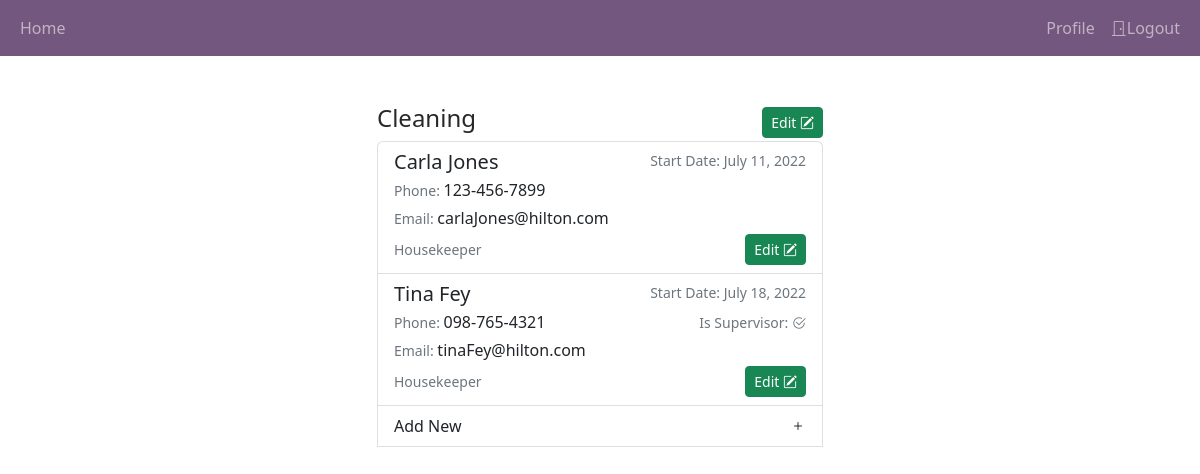
The app's page /1/1/ (signed in) with its own data.
### main_register/models.py (models this page shows, shortened)
class Department(models.Model):
    name = models.CharField(max_length=150)
    employees = models.ManyToManyField(Employee)
    department_head = models.ForeignKey(Employee, on_delete=models.CASCADE, related_name='department_head', null=True, blank=True)
    user = models.ForeignKey(settings.AUTH_USER_MODEL, on_delete=models.CASCADE)

class Employee(models.Model):
    email = models.EmailField(_('email address'))
    first_name = models.CharField(max_length=150)
    last_name = models.CharField(max_length=150)
    phone_number = models.CharField(max_length=17)
    start_date = models.DateField()
    title = models.CharField(max_length=150)
    is_supervisor = models.BooleanField()
    user = models.ForeignKey(settings.AUTH_USER_MODEL, on_delete=models.CASCADE)

### main_register/views.py (the view, shortened to what this page needs)
# urls.py: path('<int:company>/<int:department>/', views.employee_page, name='employee_page'),
@login_required
def employee_page(response, company, department):
    user = response.user
    employee_form = EmployeeForm()
    department = user.department_set.get(id=department)
    employees = department.employees.all()
    values_dict = {
        'user': user,
        'employees': employees,
        'employee_form': employee_form,
        'department': department,
        'company_id' : company
        }
    return render(response, 'main_register/employee_page.html',values_dict)

### main_register/templates/main_register/employee_page.html (shortened to what this page needs)
{% extends 'main_register/base.html' %}
{% load static %}
{% block header %}
<link href="{% static 'main_register/css/styles.css' %}" rel="stylesheet">
{% endblock %}
{% load crispy_forms_tags %}
{% block content %}
<div class="row justify-content-center">
    <div class="col-5">
        <div class="d-flex align-items-center justify-content-between">
            <h4><a href="{% url 'department_page' company_id %}">
                {{ department.name }}
            </a></h4>
            <a href="{% url 'department_edit' department.id %}">
                <button class="btn btn-success btn-sm">
                    Edit
                    <i class="bi bi-pencil-square"></i>
                </button>
            </a>
        </div>
        <div class="list-group">
            {% for employee in employees %}
            <li id="view-instance" class="list-group-item">
                <div class="d-flex w-100 justify-content-between">
                    <h5 class="mb-1">{{ employee.first_name }} {{ employee.last_name }}</h5>
                    <small class="text-muted">Start Date: {{ employee.start_date }}</small>
                </div>
                <div class="mb-1 d-flex justify-content-between">
                    <div>
                        <small class="text-muted">Phone: </small>
                        {{ employee.phone_number }}
                    </div>
                    {% if employee.is_supervisor == True %}
                        <div>
                            <small class="text-muted">
                                Is Supervisor:
                                <i class="bi bi-check2-circle"></i>
                            </small>
                        </div>
                    {% endif %}
                </div>
                <p class="mb-1">
                    <small class="text-muted">Email: </small>
                    {{ employee.email }}
                </p>
                <div class="d-flex justify-content-between align-items-center">
                    <small class="text-muted">{{ employee.title }}</small>
                    <a href="{% url 'employee_edit' employee.id %}">
                        <button type="submit" id="edit" name="edit" value="{{ employee.id }}" class="btn btn-sm btn-success">
                            Edit <i class="bi bi-pencil-square"></i>
                        </button>
                    </a>
                </div>
            </li>
            {% endfor %}
            <button type="button" id="new" class="list-group-item list-group-item-action d-flex justify-content-between align-items-center">
                Add New
                <i class="bi bi-plus"></i>
            </button>
        </div>
    </div>
</div>
{% endblock %}

### main_register/static/main_register/css/styles.css (style rules this page uses)
h4 a { text-decoration: none; color: rgb(40, 40, 40) }

### records on screen
Department: name "Cleaning"
Employee: first_name "Carla", last_name "Jones", start_date "July 11, 2022", phone_number "123-456-7899", email "carlaJones@hilton.com", title "Housekeeper", {{ employee.id }} 1 (drawn)
Employee: first_name "Tina", last_name "Fey", start_date "July 18, 2022", phone_number "098-765-4321", shows "Is Supervisor:", is_supervisor True (drawn), email "tinaFey@hilton.com", title "Housekeeper", {{ employee.id }} 2 (drawn)
